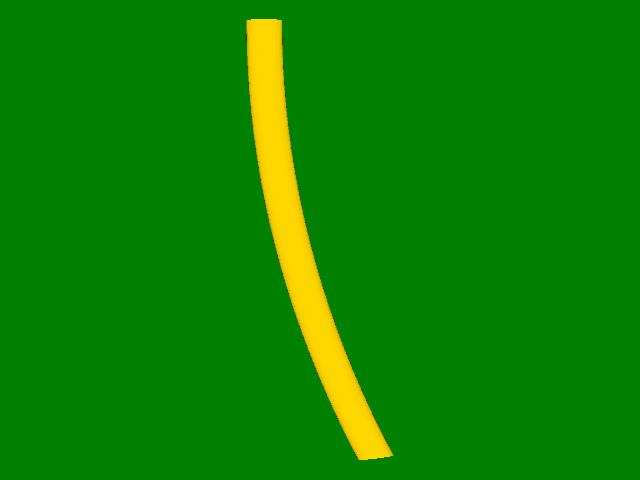

The script that drew this image:
#!/usr/bin/env python

# Create a tube around a line, then warp the geometry toward a target
# point using vtkWarpTo to demonstrate geometric deformation.

# Factory overrides: importing these modules registers the OpenGL rendering
# and interaction style implementations for vtkRenderingCore factory classes.
import vtkmodules.vtkInteractionStyle  # noqa: F401
import vtkmodules.vtkRenderingOpenGL2  # noqa: F401
# VTK pipeline classes used in this example
from vtkmodules.vtkFiltersCore import vtkTubeFilter
from vtkmodules.vtkFiltersGeneral import vtkWarpTo
from vtkmodules.vtkFiltersSources import vtkLineSource
from vtkmodules.vtkRenderingCore import (
    vtkActor,
    vtkDataSetMapper,
    vtkRenderWindow,
    vtkRenderWindowInteractor,
    vtkRenderer,
)

# Colors (normalized RGB)
gold_rgb = (1.0, 0.843, 0.0)
green_rgb = (0.0, 0.5, 0.0)

# Source: generate a vertical line from (0,0,0) to (0,1,0)
line_source = vtkLineSource()
line_source.SetPoint1(0.0, 0.0, 0.0)
line_source.SetPoint2(0.0, 1.0, 0.0)
line_source.SetResolution(20)

# Filter: wrap a tube (cylinder) around the line
tube_filter = vtkTubeFilter()
tube_filter.SetInputConnection(line_source.GetOutputPort())
tube_filter.SetRadius(0.01)
tube_filter.SetNumberOfSides(50)

# Filter: warp the tube geometry toward a target point
warp_to = vtkWarpTo()
warp_to.SetInputConnection(tube_filter.GetOutputPort())
warp_to.SetPosition(10, 1, 0)
warp_to.SetScaleFactor(5)
warp_to.AbsoluteOn()

# Mapper: map the warped geometry to graphics primitives
mapper = vtkDataSetMapper()
mapper.SetInputConnection(warp_to.GetOutputPort())
mapper.ScalarVisibilityOff()

# Actor: assign the mapped geometry
actor = vtkActor()
actor.SetMapper(mapper)
actor.GetProperty().SetColor(gold_rgb)

# Renderer: assemble the scene
renderer = vtkRenderer()
renderer.AddActor(actor)
renderer.SetBackground(green_rgb)

# Render window: display the rendered scene
render_window = vtkRenderWindow()
render_window.AddRenderer(renderer)
render_window.SetWindowName("warp to")
render_window.SetMultiSamples(0)
render_window.SetSize(640, 480)

# Interactor: handle mouse and keyboard events
render_window_interactor = vtkRenderWindowInteractor()
render_window_interactor.SetRenderWindow(render_window)

# Scene: configure the camera
renderer.ResetCamera()

# Start: launch the interactive visualization
render_window_interactor.Initialize()
render_window_interactor.Start()
